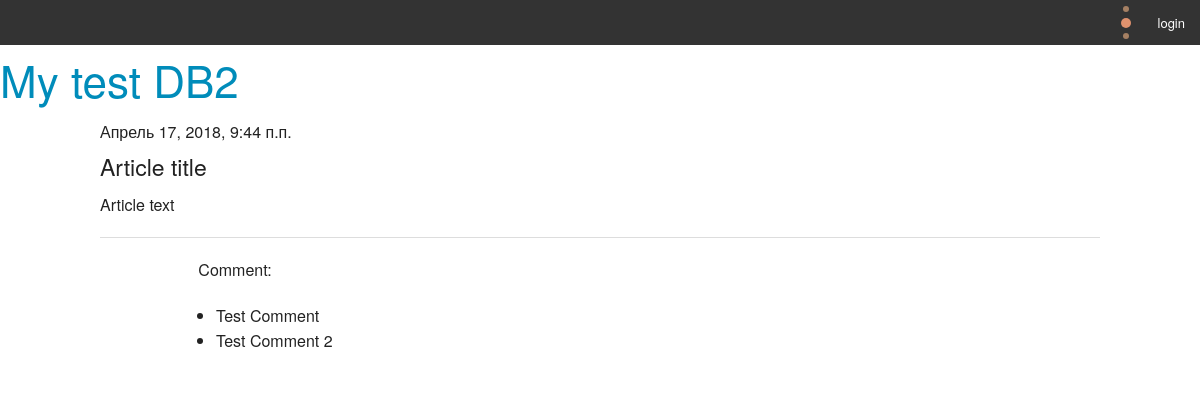
The app's page /article/get/3/ with its own data.
### lesson/models.py (models this page shows)
class Article(models.Model):
    class Meta():
        db_table = "article"
    article_title = models.CharField(max_length = 200)
    article_text = models.TextField()
    article_date = models.DateTimeField()
    article_likes = models.IntegerField(default = 0)

class Comments(models.Model):
    class Meta():
        db_table = 'comments'
    comments_text = models.TextField()
    comments_article = models.ForeignKey(Article, on_delete=models.CASCADE,)

### lesson/views.py (the view)
# urls.py: path('article/get/<int:article_id>/', views.article),
def article(request, article_id=1):
    comment_form = CommentForm
    args = {}
    args.update(csrf(request))
    args['article'] = Article.objects.get(id=article_id)
    args['comments'] = Comments.objects.filter(comments_article_id=article_id)
    args['form'] = comment_form
    args['username'] = auth.get_user(request).username
    return render(request, 'article.html', args)

### lesson/templates/article.html (shortened to what this page needs)
{% extends 'main.html' %}
{% load staticfiles %}
{% block article %}
    <h6>{{ article.article_date }}</h6>
    <h4>{{ article.article_title }}</h4>
    <p>{{ article.article_text }}</p>
    <hr>
    <div class="large-offset-1 large-8 columns">
    <p>Comment:</p>
    <ul>
    {% for comment in comments %}
        <li>{{ comment.comments_text }}</li>
    {% endfor %}
    </ul>
    </div>
{% endblock %}

### records on screen
Article: article_date "Апрель 17, 2018, 9:44 п.п.", article_title "Article title", article_text "Article text"
Comments: comments_text "Test Comment"
Comments: comments_text "Test Comment 2"
